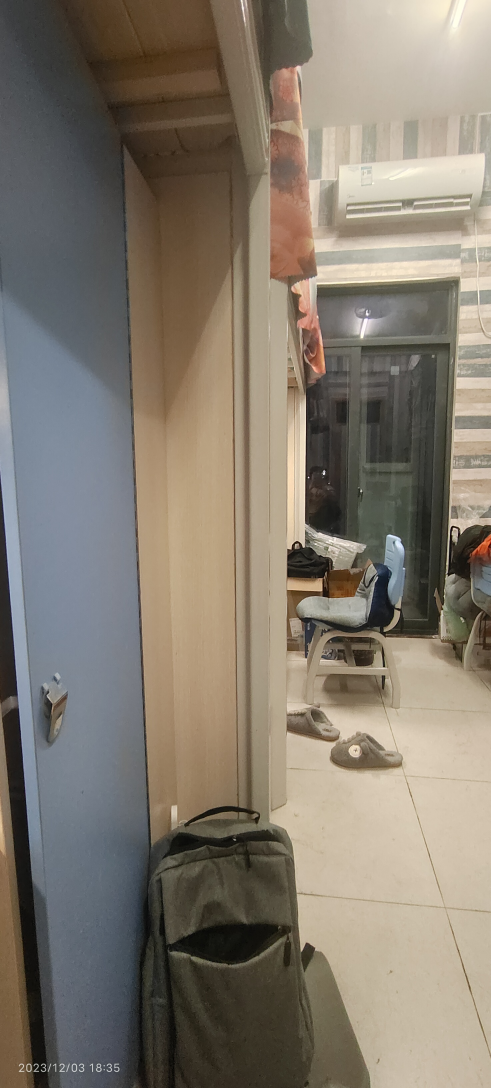
#> input picture image1-1.jpg, 1472 x 3264 px, found by its file name (shown at 1/3 size)
$ python cong.py
#> lines starting #> are read from the running program, lines starting #| are printed output that depends on the picture; after the words box and inside, x2 and y2 are one past the last pixel; in counts of white or black regions, pixels touching at a corner belong together
### Stitcher.py
import numpy as np
import cv2


class Stitcher:

    # 拼接函数
    def stitch(self, images, ratio=0.75, reprojThresh=4.0, showMatches=False):
        # 获取输入图片
        (imageB, imageA) = images
        # 检测A、B图片的SIFT关键特征点，并计算特征描述子
        (kpsA, featuresA) = self.detectAndDescribe(imageA)
        (kpsB, featuresB) = self.detectAndDescribe(imageB)

        # 匹配两张图片的所有特征点，返回匹配结果
        M = self.matchKeypoints(kpsA, kpsB, featuresA, featuresB, ratio, reprojThresh)

        # 如果返回结果为空，没有匹配成功的特征点，退出算法
        if M is None:
            return None

        # 否则，提取匹配结果
        # H是4x4视角变换矩阵
        (matches, H, status) = M
        # 将图片A进行视角变换，result是变换后图片
        result = cv2.warpPerspective(imageA, H, (imageA.shape[1] + imageB.shape[1], imageA.shape[0]))
        #self.cv_show('result', result)
        # 将图片B传入result图片最左端
        result[0:imageB.shape[0], 0:imageB.shape[1]] = imageB
        #self.cv_show('result', result)
        # 检测是否需要显示图片匹配
        if showMatches:
            # 生成匹配图片
            vis = self.drawMatches(imageA, imageB, kpsA, kpsB, matches, status)
            # 返回结果
            return (result, vis)

        # 返回匹配结果
        return result

    # [4 lines left out: function cv_show, not called in this run]

    def detectAndDescribe(self, image):
        # 将彩色图片转换成灰度图
        gray = cv2.cvtColor(image, cv2.COLOR_BGR2GRAY)

        # 建立SIFT生成器
        descriptor = cv2.SIFT_create()
        # 检测SIFT特征点，并计算描述子
        (kps, features) = descriptor.detectAndCompute(image, None)

        # 将结果转换成NumPy数组
        kps = np.float32([kp.pt for kp in kps])

        # 返回特征点集，及对应的描述特征
        return (kps, features)

    def matchKeypoints(self, kpsA, kpsB, featuresA, featuresB, ratio, reprojThresh):
        # 建立暴力匹配器
        matcher = cv2.BFMatcher()

        # 使用KNN检测来自A、B图的SIFT特征匹配对，K=2
        rawMatches = matcher.knnMatch(featuresA, featuresB, 2)

        matches = []
        for m in rawMatches:
            # 当最近距离跟次近距离的比值小于ratio值时，保留此匹配对
            if len(m) == 2 and m[0].distance < m[1].distance * ratio:
                # 存储两个点在featuresA, featuresB中的索引值
                matches.append((m[0].trainIdx, m[0].queryIdx))

        # 当筛选后的匹配对大于4时，计算视角变换矩阵
        if len(matches) > 4:
            # 获取匹配对的点坐标
            ptsA = np.float32([kpsA[i] for (_, i) in matches])
            ptsB = np.float32([kpsB[i] for (i, _) in matches])

            # 计算视角变换矩阵
            (H, status) = cv2.findHomography(ptsA, ptsB, cv2.RANSAC, reprojThresh)

            # 返回结果
            return (matches, H, status)

        # 如果匹配对小于4时，返回None
        return None

    def drawMatches(self, imageA, imageB, kpsA, kpsB, matches, status):
        # 初始化可视化图片，将A、B图左右连接到一起
        (hA, wA) = imageA.shape[:2]
        (hB, wB) = imageB.shape[:2]
        vis = np.zeros((max(hA, hB), wA + wB, 3), dtype="uint8")
        vis[0:hA, 0:wA] = imageA
        vis[0:hB, wA:] = imageB

        # 联合遍历，画出匹配对
        for ((trainIdx, queryIdx), s) in zip(matches, status):
            # 当点对匹配成功时，画到可视化图上
            if s == 1:
                # 画出匹配对
                ptA = (int(kpsA[queryIdx][0]), int(kpsA[queryIdx][1]))
                ptB = (int(kpsB[trainIdx][0]) + wA, int(kpsB[trainIdx][1]))
                cv2.line(vis, ptA, ptB, (0, 255, 0), 1)

        # 返回可视化结果
        return vis

### cong.py
from Stitcher import Stitcher
import cv2
import numpy as np

# 读取拼接图片
imageA = cv2.imread(r'D:\Panoramic-image-mosaic-main\image1-1.jpg')
#> imageA is the input picture: shape (3264, 1472, 3); mean B, G, R 110.2, 122.5, 131.2
imageB = cv2.imread(r'D:\Panoramic-image-mosaic-main\image1-2.jpg')
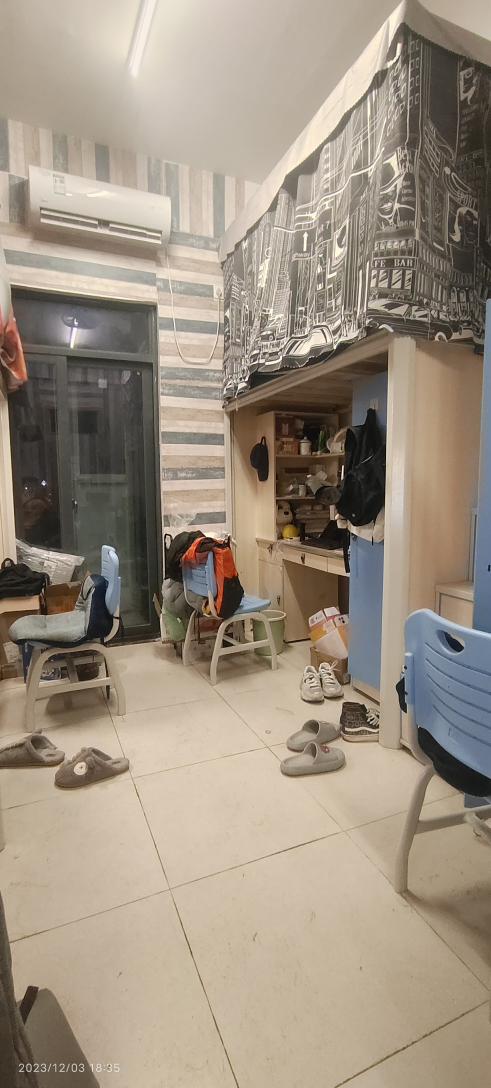
#> input picture image1-2.jpg, 1472 x 3264 px, found by its file name (shown at 1/3 size)
#> imageB is the input picture: shape (3264, 1472, 3); mean B, G, R 129.1, 144.8, 157.4
imageA= cv2.resize(imageA, (750,900), fx=0.5, fy=0.5)
#> imageA: shape (900, 750, 3)
imageB= cv2.resize(imageB,(750,900), fx=0.5, fy=0.5)
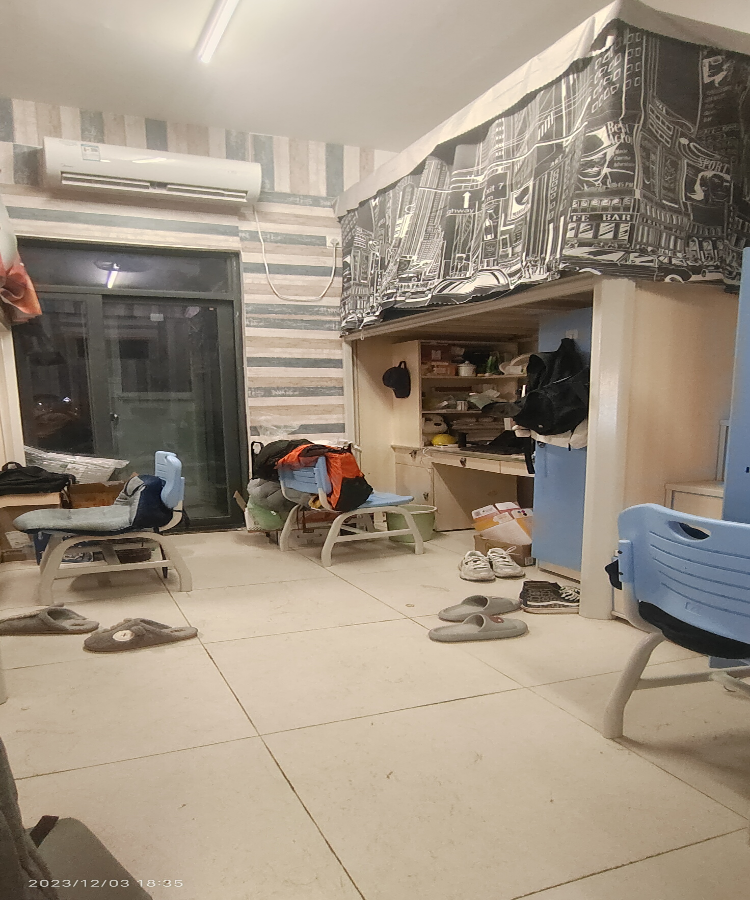
#> imageB: shape (900, 750, 3); mean B, G, R 128.9, 144.7, 157.3
# 把图片拼接成全景图
stitcher = Stitcher()
(result, vis) = stitcher.stitch([imageA, imageB], showMatches=True)
#> in detectAndDescribe, `gray = cv2.cvtColor(image, cv2.COLOR_BGR2GRAY)`:
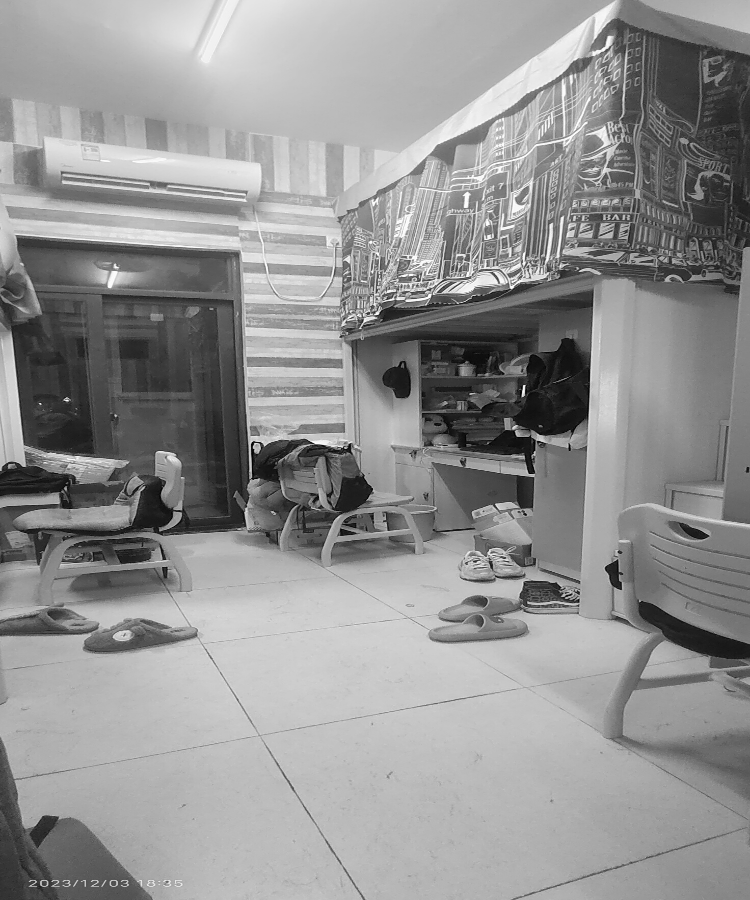
#> gray: shape (900, 750); min 0, max 254, mean 146.7
#> in detectAndDescribe, `(kps, features) = descriptor.detectAndCompute(image, None)`: kps = 2190 keypoints; strongest (x, y, size): (524, 386, 1.9), (512, 287, 2.5), (67, 400, 3.2), (525, 514, 1.9)
#> in detectAndDescribe, `kps = np.float32([kp.pt for kp in kps])`: kps = 2190 pairs, first value 2.61 to 747.2, second value 10.85 to 891.9
#> in stitch, `(kpsA, featuresA) = self.detectAndDescribe(imageA)`: kpsA has the same summary as kps in detectAndDescribe
#> in detectAndDescribe (call 2), `gray = cv2.cvtColor(image, cv2.COLOR_BGR2GRAY)`:
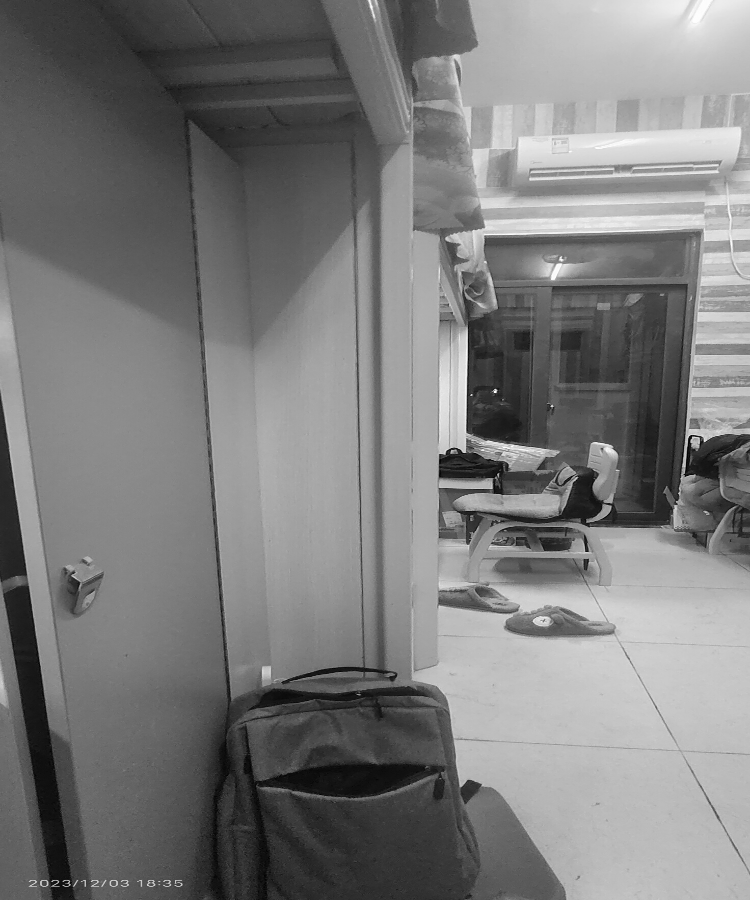
#> gray: shape (900, 750); min 0, max 254, mean 123.5
#> in detectAndDescribe (call 2), `(kps, features) = descriptor.detectAndCompute(image, None)`: kps = 927 keypoints; strongest (x, y, size): (495, 391, 2.6), (690, 437, 2.4), (684, 465, 2.8), (587, 550, 2.6)
#> in detectAndDescribe (call 2), `kps = np.float32([kp.pt for kp in kps])`: kps = 927 pairs, first value 2.43 to 747.1, second value 3.42 to 895.9
#> in stitch, `(kpsB, featuresB) = self.detectAndDescribe(imageB)`: kpsB has the same summary as kps in detectAndDescribe
#> in matchKeypoints, `rawMatches = matcher.knnMatch(featuresA, featuresB, 2)`: rawMatches = 2190 matches
#> after the loop in matchKeypoints, `for m in rawMatches:`: matches = 207 pairs, first value 73 to 922, second value 8 to 2185
#> in matchKeypoints, `ptsA = np.float32([kpsA[i] for (_, i) in matches])`: ptsA = 207 pairs, first value 6.5 to 746.5, second value 55.53 to 891.9
#> in matchKeypoints, `ptsB = np.float32([kpsB[i] for (i, _) in matches])`: ptsB = 207 pairs, first value 73.2 to 744.6, second value 109.1 to 895.9
#> in matchKeypoints, `(H, status) = cv2.findHomography(ptsA, ptsB, cv2.RANSAC, reprojThresh)`: H = [[0.652, -0.0359, 485.1], [-0.208, 1.02, 0.274], [-0.000536, 0.000114, 1]]; status = 207 values, max 1 at index 0, min 0 at index 4, mean 0.705
#> in drawMatches, `vis[0:hB, wA:] = imageB`:
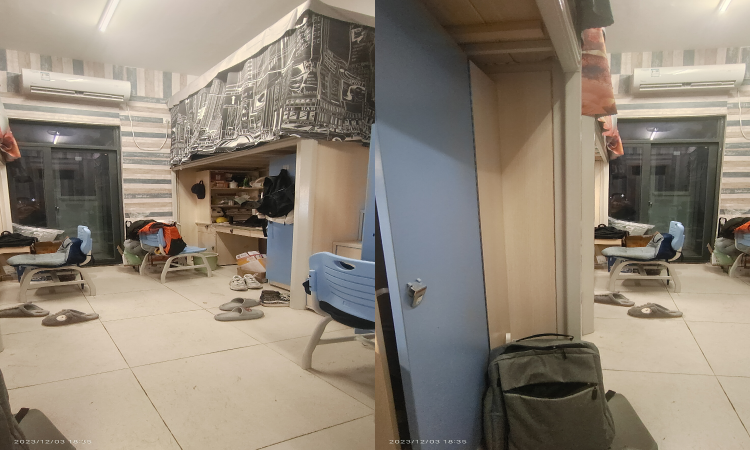
#> vis: shape (900, 1500, 3) (shown at 1/2 size); mean B, G, R 119.5, 133.5, 144.2
#> the loop in drawMatches, `for ((trainIdx, queryIdx), s) in zip(matches, status):` made 207 passes
#> (trainIdx, queryIdx, s, ptA, ptB) on passes 1, 2, 3, 4, 6, 7, 8, 9, 11, 12, 13, 14: (333, 8, [1], (6, 464), (1199, 449)), (341, 14, [1], (9, 466), (1201, 451)), (347, 21, [1], (11, 471), (1203, 455)), (351, 38, [1], (16, 529), (1204, 509)), (393, 53, [1], (23, 464), (1213, 451)), (477, 56, [1], (24, 301), (1233, 297)), (475, 57, [1], (24, 304), (1232, 301)), (479, 58, [1], (24, 286), (1235, 282)), (401, 64, [1], (25, 452), (1217, 440)), (385, 73, [1], (30, 546), (1211, 526)), (384, 75, [1], (31, 616), (1211, 590)), (399, 78, [1], (31, 531), (1215, 513))
#> (ptA, ptB) on passes 61, 63, 65, 68, 69, 70: ((99, 297), (1299, 289)), ((101, 644), (1271, 626)), ((105, 630), (1275, 613)), ((107, 484), (1287, 472)), ((107, 484), (1287, 472)), ((108, 615), (1279, 599))
#> after the loop in drawMatches, `for ((trainIdx, queryIdx), s) in zip(matches, status):`:
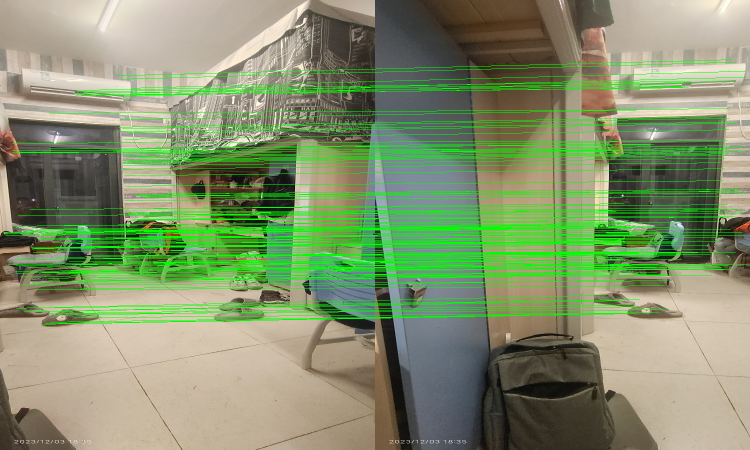
#> vis: shape (900, 1500, 3) (shown at 1/2 size); 9.98% of pixels changed, all inside (x1, y1, x2, y2) = (6, 119, 1495, 649)
result = cv2.resize(result,(720,720),interpolation=cv2.INTER_LANCZOS4)
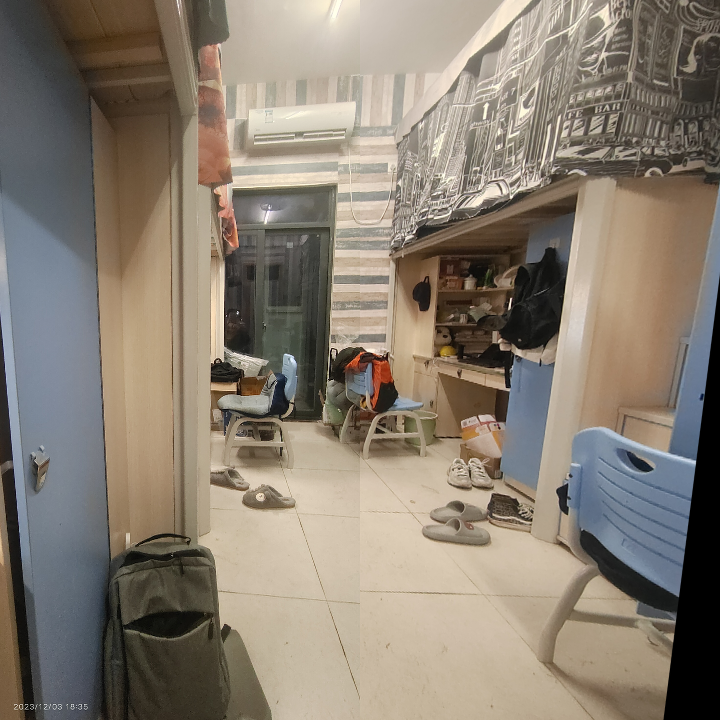
#> result: shape (720, 720, 3); mean B, G, R 113.5, 126.5, 136.7
# [45 lines of commented-out code are left out]
cv2.imshow("Result PINTIE", result)
cv2.waitKey(0)
cv2.destroyAllWindows()
cv2.imwrite('images/final'+str(15)+'.jpg', result)
